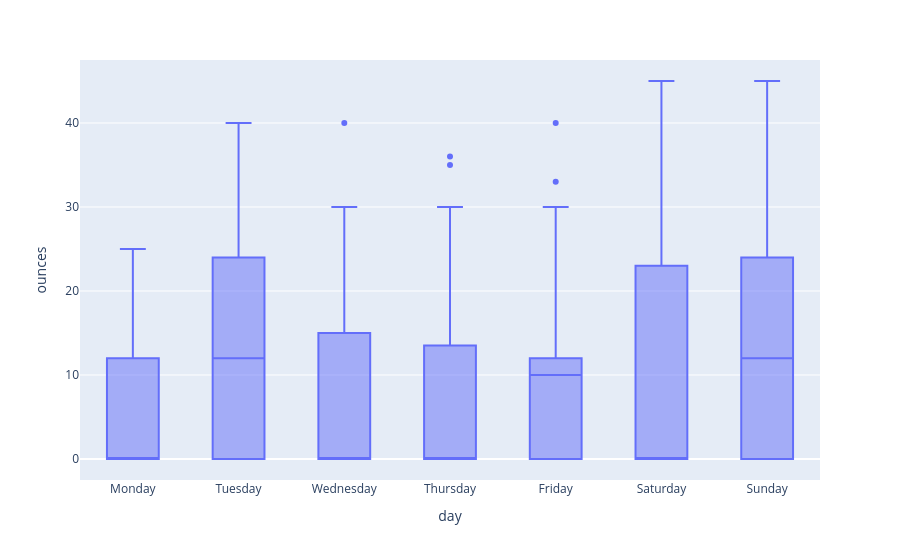

Here is the notebook cell this chart was saved with:
### Code cell
fig = px.box(
    df,
    x="day",
    y="ounces"
)
fig.show()

### Figure 1 — Plotly figure (JSON) as saved in the notebook; plotly's stock layout.template omitted (floating-point values rounded to 4 significant figures; data arrays with more than 128 entries replaced by an {"elided": "..."} marker saying what was removed)
{"data": [{"alignmentgroup": "True", "hovertemplate": "day=%{x}<br>ounces=%{y}<extra></extra>", "legendgroup": "", "marker": {"color": "#636efa"}, "name": "", "notched": false, "offsetgroup": "", "orientation": "v", "showlegend": false, "type": "box", "x": {"elided": "277 str values"}, "x0": " ", "xaxis": "x", "y": {"elided": "277 float values"}, "y0": " ", "yaxis": "y"}], "layout": {"boxmode": "group", "legend": {"tracegroupgap": 0}, "margin": {"t": 60}, "xaxis": {"anchor": "y", "domain": [0, 1], "title": {"text": "day"}}, "yaxis": {"anchor": "x", "domain": [0, 1], "title": {"text": "ounces"}}}}
